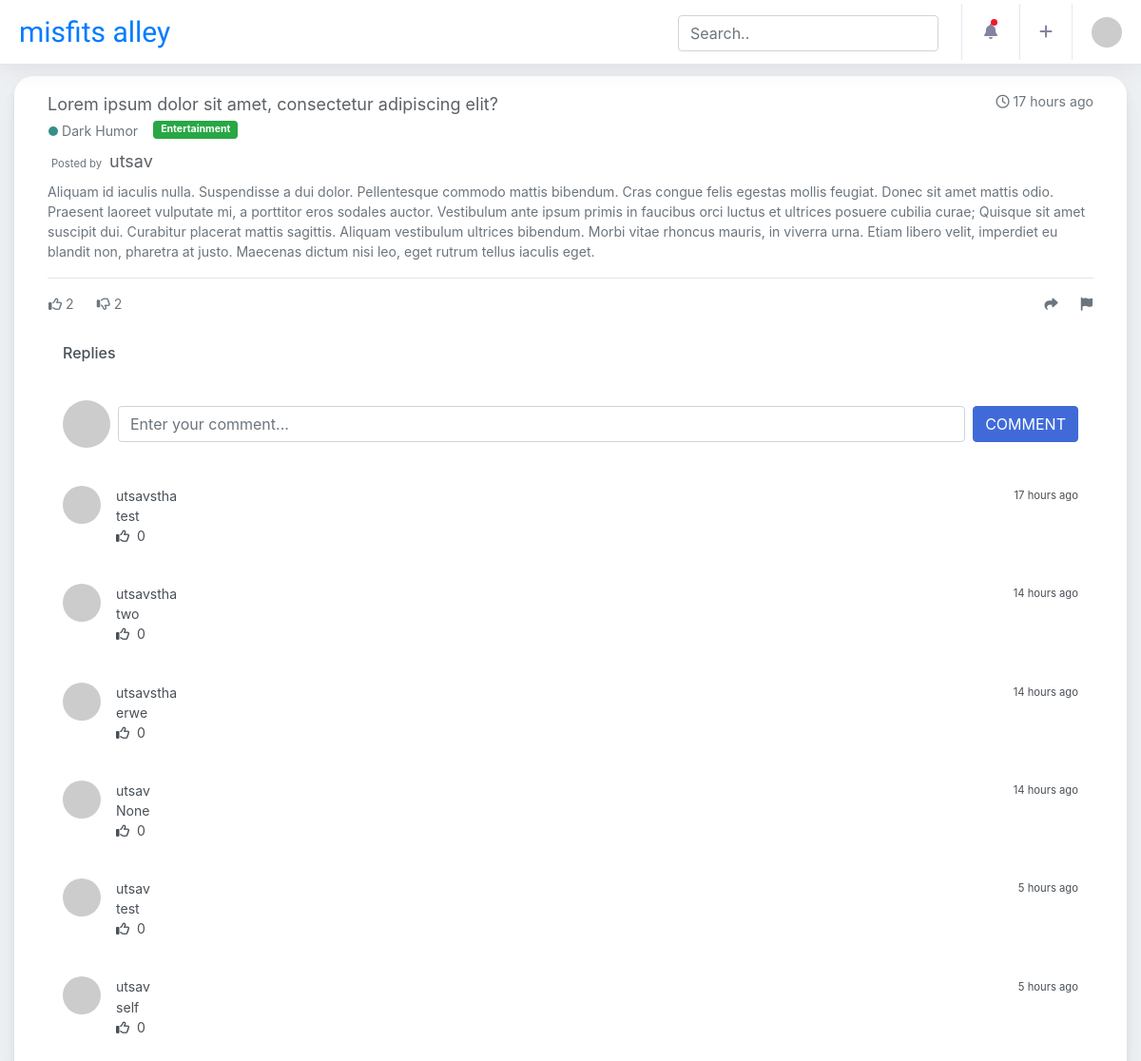
The page /view_post/1 (signed in) on the database its author committed.
### core/models.py (models this page shows, shortened)
class Posts(models.Model):
    user = models.ForeignKey(User, on_delete=models.CASCADE)
    category = models.ForeignKey(Category, null=True, on_delete=models.CASCADE)
    tags = models.ManyToManyField(Tags)
    title = models.CharField(max_length=100, null=True)
    content = models.CharField(max_length=1000, null=True)
    createdAt = models.DateTimeField(auto_now_add=True, null=True)
    flags = models.IntegerField(null=True)
    def get_date(self):
        return humanize.naturaltime(self.createdAt)

class Category(models.Model):
    name = models.CharField(max_length=50)
    def __str__(self):
        return self.name

class Tags(models.Model):
    name = models.CharField(max_length=50)
    color = models.CharField(max_length=10)

class Comment(models.Model):
    user = models.ForeignKey(User, on_delete=models.CASCADE)
    post = models.ForeignKey(Posts, on_delete=models.CASCADE)
    content = models.CharField(max_length=1000, null=True)
    createdAt = models.DateTimeField(auto_now_add=True, null=True)
    likes = models.IntegerField(null=True)
    dislikes = models.IntegerField(null=True)
    flags = models.IntegerField(null=True)
    def get_hash(self):
        return hashlib.md5((self.user.username).encode('utf-8')).hexdigest()
    def get_date(self):
        return humanize.naturaltime(self.createdAt)

### post/views.py (the view)
# urls.py: path('view_post/<str:pk>', views.viewPost, name="view_post"),
def viewPost(request, pk):
    post = Posts.objects.get(id=pk)
    likes = post.likes_set.all()
    dislikes = post.dislikes_set.all()
    comments = post.comment_set.all()
    notifications = Notification.objects.all()
    user = None
    imagehash = None
    if request.user != "AnonymousUser":
        user = request.user
        print(user.id)
        imagehash = hashlib.md5((user.username).encode('utf-8'))
    context = {'post': post, 'comments': comments,
               'imagehash': imagehash.hexdigest(), 'likes': len(likes), 'dislikes': len(dislikes), 'notifications': notifications}
    return render(request, 'post/view_post.html', context)

### core/models.py (called while the page is built)
    def get_date(self):
        return humanize.naturaltime(self.createdAt)

### post/templates/post/view_post.html (shortened to what this page needs)
{% extends 'main.html' %}
{% block content %}
{% include 'nav.html' %}
<div class="container-fluid mt-100">
    <div class="card mb-3">
        <div class="card-body py-3">
            <div class="row no-gutters align-items-center">
                <div class="col">
                    <div class="d-flex justify-content-between">
                        <a class="text-big" data-abc="true">{{post.title}}</a>
                        <a class="text-muted" data-abc="true"><i class="far fa-clock mr-1"></i>{{post.get_date}}</a>
                    </div>
                    <div class="row mb-2">
                        <div class="text-muted mt-1 ml-3"><span class="dot mr-1"></span>{{post.category}}</div>
                        <div class="align-middle ml-3 mt-1">
                            {% for tag in post.tags.all %}
                            <span
                                class="badge align-text-bottom badge-success mr-1 text-center px-2 py-1">{{tag.name}}</span>
                            {% endfor %}
                        </div>
                    </div>
                    <div class="row ml-1">
                        <div class="text-muted small mt-2 mr-2">Posted by</div>
                        <a class="text-big">{{post.user.username}}</a>
                    </div>
                    <div class="text-muted mt-2">{{post.content|safe}}</div>
                    <hr>
                    <div class="d-flex justify-content-between mx-3">
                        <div class="row">
                            <form id="like" action="{% url 'post_like' post.id %}" action="POST">
                                <a href="javascript:{}" onclick="document.getElementById('like').submit();"
                                    class="text-muted mr-4"><i class="far fa-thumbs-up"></i>
                                    {{likes}}</a>
                            </form>
                            <form id="dislike" action="{% url 'post_dislike' post.id %}" action="POST">
                                <a href="javascript:{}" onclick="document.getElementById('dislike').submit();"
                                    class="text-muted mr-4"><i class="far fa-thumbs-down"></i>
                                    {{dislikes}}</a>
                            </form>
                        </div>
                        <div class="row">
                            <a class="text-muted mr-4"><i class="fas fa-share"></i></a>
                            <a class="text-muted"><i class="fas fa-flag"></i></a>
                        </div>
                    </div>
                    <div class="mt-3 mb-3">
                        <div class="row height d-flex justify-content-center align-items-center">
                            <div class="col">
                                <div class="p-3">
                                    <h6>Replies</h6>
                                </div>
                                <form action="{% url 'post_comment' post.id %}" method="POST">
                                    <div class="d-flex flex-row align-items-center p-3 form-color">
                                        {% if user.get_username %}
                                        <img src="https://www.gravatar.com/avatar/{{imagehash}}?d=identicon" width="50"
                                            class="rounded-circle mr-2">
                                        <input type="text" class="form-control mr-2" name="content"
                                            placeholder="Enter your comment...">
                                        <button type="submit" class=" btn btn-primary">
                                            COMMENT</button>
                                        {% endif %}
                                    </div>
                                </form>
                                {% for comment in comments %}
                                <div class="mt-2">
                                    <div class="d-flex flex-row p-3"> <img
                                            src="https://www.gravatar.com/avatar/{{comment.get_hash}}?d=identicon"
                                            width="40" height="40" class="rounded-circle mr-3">
                                        <div class="w-100">
                                            <div class="d-flex justify-content-between align-items-center">
                                                <div class="d-flex flex-row align-items-center"> <span
                                                        class="mr-2">{{comment.user.username}}</span> </div>
                                                <small>{{comment.get_date}}</small>
                                            </div>
                                            <p class="text-justify comment-text mb-0">{{comment.content}}</p>
                                            <div class="d-flex flex-row user-feed"> <span class="wish"><i
                                                        class="far fa-thumbs-up mr-2"></i></i>{{comment.likes}}</span>
                                            </div>
                                        </div>
                                    </div>
                                </div>
                                {% endfor %}
                            </div>
                        </div>
                    </div>
                </div>
            </div>
        </div>
    </div>
    {% endblock %}

### static/css/style.css (style rules this page uses)
body { background: #304FFE }
body { margin: 0; font-family: -apple-system, BlinkMacSystemFont, "Segoe UI", Roboto, "Helvetica Neue", Arial, "Noto Sans", sans-serif, "Apple Color Emoji", "Segoe UI Emoji", "Segoe UI Symbol", "Noto Color Emoji"; font-size: .88rem; font-weight: 400; line-height: 1.5; color: #495057; text-align: left; background-color: #eef1f3 }
.mt-100 { margin-top: 80px }
.card { box-shadow: 0 0.46875rem 2.1875rem rgba(4, 9, 20, 0.03), 0 0.9375rem 1.40625rem rgba(4, 9, 20, 0.03), 0 0.25rem 0.53125rem rgba(4, 9, 20, 0.05), 0 0.125rem 0.1875rem rgba(4, 9, 20, 0.03); border-width: 0; transition: all .2s }
.btn-primary { color: #fff; background-color: #3f6ad8; border-color: #3f6ad8 }
.form-control { display: block; width: 100%; height: calc(2.25rem + 2px); padding: .375rem .75rem; font-size: 1rem; font-weight: 400; line-height: 1.5; color: #495057; background-color: #fff; background-clip: padding-box; border: 1px solid #ced4da; border-radius: .25rem; transition: border-color 0.15s ease-in-out, box-shadow 0.15s ease-in-out }
.card-body { flex: 1 1 auto; padding: 1.25rem }
.text-big { color: #5c6166; font-size: large; text-decoration: none !important; background-color: transparent }
.dot { height: 10px; width: 10px; background-color: #368F8B; border-radius: 50%; display: inline-block; }
.card { padding: 0px 15px; border-radius: 20px }

### rows shown on the page
Posts: title "Lorem ipsum dolor sit amet, consectetur adipiscing elit?", get_date "17 hours ago", category "Dark Humor", user.username "utsav", content "Aliquam id iaculis nulla. Suspendisse a dui dolor. Pellentesque commodo mattis bibendum. Cras congue felis egestas mollis feugiat. Donec sit amet mattis odio. Praesent laoreet vulputate mi, a porttitor eros sodales auctor. Vestibulum ante ipsum primis in faucibus orci luctus et ultrices posuere cubilia curae; Quisque sit amet suscipit dui. Curabitur placerat mattis sagittis. Aliquam vestibulum ultrices bibendum. Morbi vitae rhoncus mauris, in viverra urna. Etiam libero velit, imperdiet eu blandit non, pharetra at justo. Maecenas dictum nisi leo, eget rutrum tellus iaculis eget."
Tags: name "Entertainment"
Comment: user.username "utsavstha", get_date "17 hours ago", content "test", likes "0"
Comment: user.username "utsavstha", get_date "14 hours ago", content "two", likes "0"
Comment: user.username "utsavstha", get_date "14 hours ago", content "erwe", likes "0"
Comment: user.username "utsav", get_date "14 hours ago", content "None", likes "0"
Comment: user.username "utsav", get_date "5 hours ago", content "test", likes "0"
Comment: user.username "utsav", get_date "5 hours ago", content "self", likes "0"

### other values the page prints
{{ likes }} "2"
{{ dislikes }} "2"
